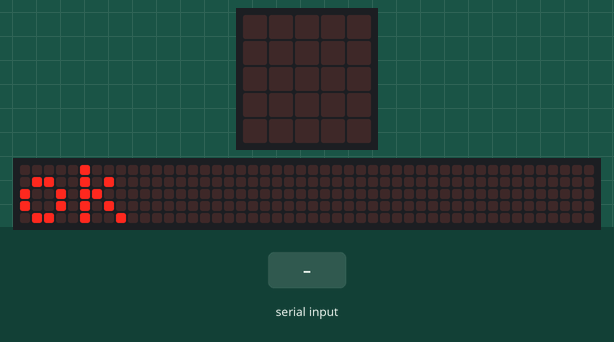
Simulated run of this program. Board: BBC micro:bit running MicroPython. Parts: the board's 5×5 LED display, a strip that is not on the board, showing the scrolling text unrolled. Inputs (shaded band) come from the test bench. The 48×5 strip is a reading aid, not a part: it shows the text the display is scrolling, unrolled, one strip-width of it at a time.

Above: at 2.0 s.
3.4 s: "1\n" received over the second serial link
At 4.17 s:
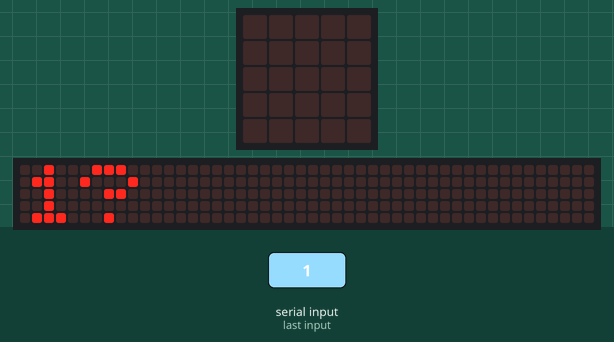
At 7.1 s:
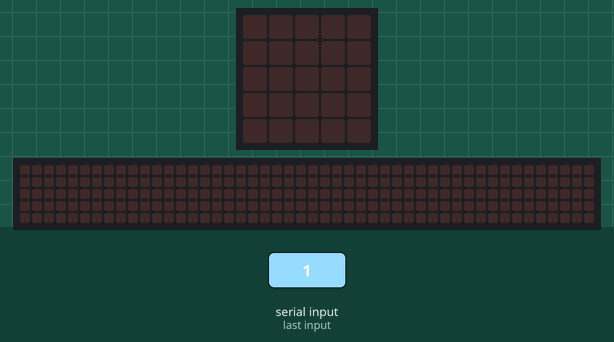
7.8 s: "0\n" received over the second serial link
At 8.43 s:
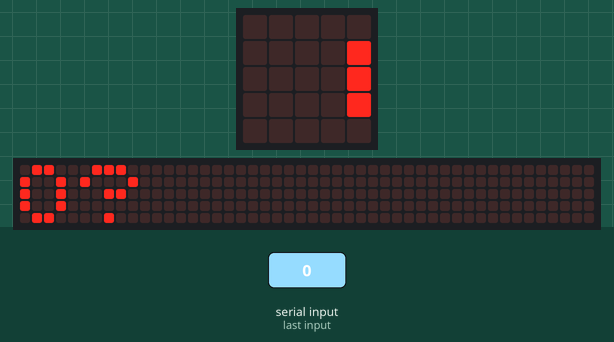
Timing chart, 0 to 10.8 s (numbered marks = the images above; inputs shaded):
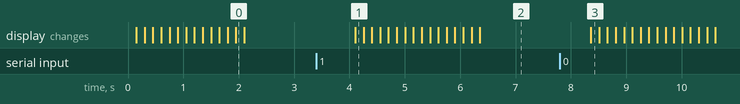

Measured:
- after the input at 3.4 s, the display: changes after 0.70 s (image 1)
- after the input at 7.8 s, the display: changes after 0.56 s (image 3)

The program:

getTemperature.py
```python
from microbit import *

uart.init(baudrate=115200, tx = pin8, rx = pin1)

display.scroll('ok')

while True:
    uart.write('XN001A+G\n')
    mess = ""
    if uart.any():
        mess=uart.read()
        display.scroll(mess)


    sleep(1000)
    uart.write('XN002A+G\n')
    mess = ""
    if uart.any():
        mess=uart.read()
        display.scroll(mess)
```
